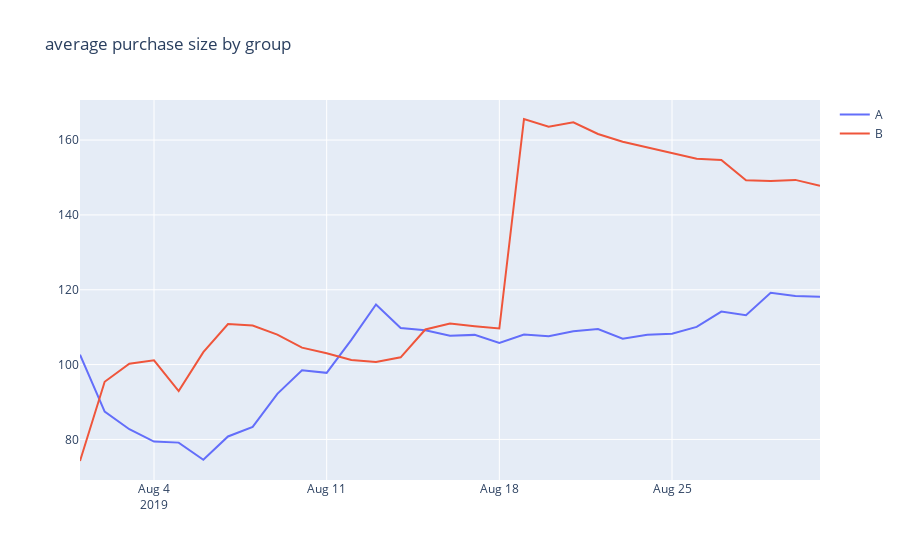

The cell this chart's notebook holds for it:
### Markdown cell above
Let's plot average purchase size by group. We'll divide cumulative revenue by the cumulative number of orders:

### Code cell
fig = go.Figure()

fig.add_trace(go.Scatter(
    x=cumulativeRevenueA['date'], y=cumulativeRevenueA['revenue']/cumulativeRevenueA['orders'],
                    mode='lines',
                    name='A'))
# Plotting the group B revenue graph 
fig.add_trace(go.Scatter(
    x=cumulativeRevenueB['date'], y=cumulativeRevenueB['revenue']/cumulativeRevenueB['orders'],
                    mode='lines',
                    name='B'))
fig.update_layout(title="average purchase size by group")
fig.show()
